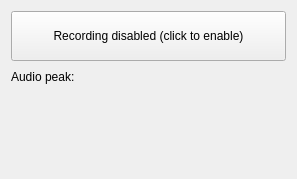
<?xml version="1.0" encoding="UTF-8"?>
<ui version="4.0">
 <class>PluginAudio</class>
 <widget class="QWidget" name="PluginAudio">
  <property name="geometry">
   <rect>
    <x>0</x>
    <y>0</y>
    <width>297</width>
    <height>179</height>
   </rect>
  </property>
  <property name="windowTitle">
   <string>Form</string>
  </property>
  <layout class="QVBoxLayout" name="verticalLayout">
   <item>
    <widget class="QPushButton" name="recordingEnabled_button">
     <property name="minimumSize">
      <size>
       <width>0</width>
       <height>50</height>
      </size>
     </property>
     <property name="text">
      <string>Recording disabled (click to enable)</string>
     </property>
     <property name="checkable">
      <bool>true</bool>
     </property>
     <property name="checked">
      <bool>false</bool>
     </property>
    </widget>
   </item>
   <item>
    <layout class="QHBoxLayout" name="horizontalLayout">
     <item>
      <widget class="QLabel" name="label">
       <property name="text">
        <string>Audio peak:</string>
       </property>
      </widget>
     </item>
     <item>
      <widget class="AudioStatusWidget" name="audioStatus" native="true">
       <property name="sizePolicy">
        <sizepolicy hsizetype="Expanding" vsizetype="Preferred">
         <horstretch>0</horstretch>
         <verstretch>0</verstretch>
        </sizepolicy>
       </property>
       <property name="minimumSize">
        <size>
         <width>0</width>
         <height>20</height>
        </size>
       </property>
      </widget>
     </item>
    </layout>
   </item>
   <item>
    <spacer name="verticalSpacer">
     <property name="orientation">
      <enum>Qt::Vertical</enum>
     </property>
     <property name="sizeHint" stdset="0">
      <size>
       <width>20</width>
       <height>40</height>
      </size>
     </property>
    </spacer>
   </item>
  </layout>
 </widget>
 <customwidgets>
  <customwidget>
   <class>AudioStatusWidget</class>
   <extends>QWidget</extends>
   <header>AudioStatusWidget.h</header>
   <container>1</container>
  </customwidget>
 </customwidgets>
 <resources/>
 <connections/>
</ui>
